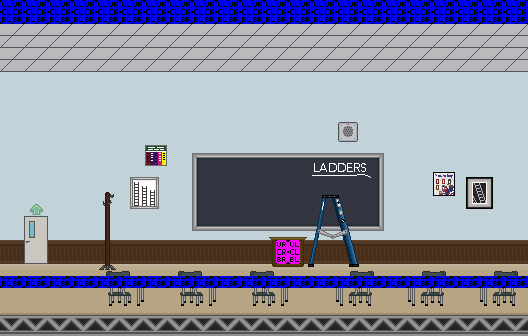

Tiled map render using the project's own tile images. Description and the map definition, with tile-layer contents summarised, below:
An orthogonal 22x14 tile map with 24x24 px tiles, 6 tile layers (bg, walldecor, podium, seats, ...), 2 tilesets and 1 object (door).

<map version="1.0" orientation="orthogonal" width="22" height="14" tilewidth="24" tileheight="24">
 <properties>
  <property name="soundtrack" value="greendale-alt" />
 </properties>
 <tileset firstgid="1" name="greendale-classrooms" tilewidth="24" tileheight="24">
  <image source="../images/tilesets/greendale-classrooms.png" width="288" height="479" />
 </tileset>
 <tileset firstgid="229" name="collisions" tilewidth="24" tileheight="24">
  <image source="../images/tilesets/collisions.png" width="632" height="512" />
 </tileset>
 <layer name="bg" width="22" height="14">
  <data>[308 cells, 308 non-empty, 9 distinct tile ids]</data>
 </layer>
 <layer name="walldecor" width="22" height="14">
  <data>[308 cells, 45 non-empty, 17 distinct tile ids]</data>
 </layer>
 <layer name="podium" width="22" height="14">
  <data>[308 cells, 16 non-empty, 12 distinct tile ids]</data>
 </layer>
 <layer name="seats" width="22" height="14">
  <properties>
   <property name="foreground" value="true" />
  </properties>
  <data>[308 cells, 24 non-empty, 4 distinct tile ids]</data>
 </layer>
 <layer name="ladder" width="22" height="14">
  <data>[308 cells, 10 non-empty, 10 distinct tile ids]</data>
 </layer>
 <layer name="collision" width="22" height="14">
  <data>[308 cells, 46 non-empty, 4 distinct tile ids]</data>
 </layer>
 <objectgroup name="nodes" width="22" height="14">
  <object name="main" type="door" x="24" y="216" width="24" height="60">
   <properties>
    <property name="level" value="class-hallway" />
    <property name="to" value="ladders" />
   </properties>
  </object>
 </objectgroup>
</map>
